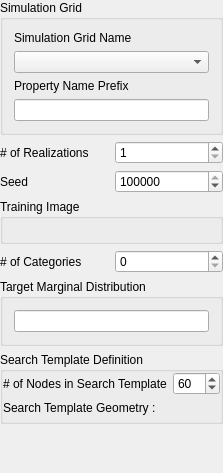
     <widget class="QWidget" name="tab" >
      <attribute name="title" >
       <string>General</string>
      </attribute>
      <layout class="QVBoxLayout" >
       <property name="margin" >
        <number>0</number>
       </property>
       <property name="spacing" >
        <number>6</number>
       </property>
       <item>
        <widget class="QGroupBox" name="SimulationGrid" >
         <property name="maximumSize" >
          <size>
           <width>32767</width>
           <height>32767</height>
          </size>
         </property>
         <property name="title" >
          <string>Simulation Grid</string>
         </property>
         <layout class="QVBoxLayout" >
          <property name="margin" >
           <number>11</number>
          </property>
          <property name="spacing" >
           <number>6</number>
          </property>
          <item>
           <widget class="QLabel" name="TextLabel1" >
            <property name="text" >
             <string>Simulation Grid Name</string>
            </property>
            <property name="wordWrap" >
             <bool>false</bool>
            </property>
           </widget>
          </item>
          <item>
           <widget class="GridSelector" name="GridSelector_Sim" >
            <property name="toolTip" >
             <string>grid on which to perform the simulation</string>
            </property>
           </widget>
          </item>
          <item>
           <widget class="QLabel" name="TextLabel2" >
            <property name="text" >
             <string>Property Name Prefix</string>
            </property>
            <property name="wordWrap" >
             <bool>false</bool>
            </property>
           </widget>
          </item>
          <item>
           <widget class="QLineEdit" name="Property_Name_Sim" >
            <property name="maximumSize" >
             <size>
              <width>32767</width>
              <height>32767</height>
             </size>
            </property>
           </widget>
          </item>
         </layout>
        </widget>
       </item>
       <item>
        <layout class="QHBoxLayout" >
         <property name="margin" >
          <number>0</number>
         </property>
         <property name="spacing" >
          <number>6</number>
         </property>
         <item>
          <widget class="QLabel" name="TextLabel2_2_2_2" >
           <property name="text" >
            <string># of Realizations</string>
           </property>
           <property name="wordWrap" >
            <bool>false</bool>
           </property>
          </widget>
         </item>
         <item>
          <widget class="QSpinBox" name="Nb_Realizations" >
           <property name="maximum" >
            <number>10000</number>
           </property>
           <property name="minimum" >
            <number>1</number>
           </property>
          </widget>
         </item>
        </layout>
       </item>
       <item>
        <layout class="QHBoxLayout" >
         <property name="margin" >
          <number>0</number>
         </property>
         <property name="spacing" >
          <number>6</number>
         </property>
         <item>
          <widget class="QLabel" name="TextLabel2_2_2_2_2" >
           <property name="text" >
            <string>Seed</string>
           </property>
           <property name="wordWrap" >
            <bool>false</bool>
           </property>
          </widget>
         </item>
         <item>
          <widget class="QSpinBox" name="Seed" >
           <property name="maximum" >
            <number>99999999</number>
           </property>
           <property name="value" >
            <number>211175</number>
           </property>
          </widget>
         </item>
        </layout>
       </item>
       <item>
        <widget class="QGroupBox" name="SimulationGrid_2" >
         <property name="maximumSize" >
          <size>
           <width>32767</width>
           <height>160</height>
          </size>
         </property>
         <property name="title" >
          <string>Training Image</string>
         </property>
         <layout class="QHBoxLayout" >
          <property name="margin" >
           <number>11</number>
          </property>
          <property name="spacing" >
           <number>6</number>
          </property>
          <item>
           <widget class="PropertySelector" name="PropertySelector_Training" />
          </item>
         </layout>
        </widget>
       </item>
       <item>
        <layout class="QHBoxLayout" >
         <property name="margin" >
          <number>0</number>
         </property>
         <property name="spacing" >
          <number>6</number>
         </property>
         <item>
          <widget class="QLabel" name="TextLabel2_2_2_2_3" >
           <property name="text" >
            <string># of Categories</string>
           </property>
           <property name="wordWrap" >
            <bool>false</bool>
           </property>
          </widget>
         </item>
         <item>
          <widget class="QSpinBox" name="Nb_Facies" >
           <property name="maximum" >
            <number>10</number>
           </property>
          </widget>
         </item>
        </layout>
       </item>
       <item>
        <widget class="QGroupBox" name="GroupBox4" >
         <property name="title" >
          <string>Target Marginal Distribution</string>
         </property>
         <layout class="QHBoxLayout" >
          <property name="margin" >
           <number>11</number>
          </property>
          <property name="spacing" >
           <number>6</number>
          </property>
          <item>
           <widget class="QLineEdit" name="Marginal_Cdf" >
            <property name="toolTip" >
             <string>enter values separated by a space</string>
            </property>
           </widget>
          </item>
         </layout>
        </widget>
       </item>
       <item>
        <widget class="QGroupBox" name="groupBox6" >
         <property name="title" >
          <string>Search Template Definition</string>
         </property>
         <layout class="QGridLayout" >
          <property name="margin" >
           <number>0</number>
          </property>
          <property name="spacing" >
           <number>6</number>
          </property>
          <item row="0" column="0" >
           <layout class="QHBoxLayout" >
            <property name="margin" >
             <number>0</number>
            </property>
            <property name="spacing" >
             <number>6</number>
            </property>
            <item>
             <widget class="QLabel" name="textLabel1" >
              <property name="text" >
               <string># of Nodes in Search Template</string>
              </property>
              <property name="wordWrap" >
               <bool>false</bool>
              </property>
             </widget>
            </item>
            <item>
             <widget class="QSpinBox" name="Max_Cond" >
              <property name="maximum" >
               <number>400</number>
              </property>
              <property name="minimum" >
               <number>1</number>
              </property>
              <property name="value" >
               <number>60</number>
              </property>
             </widget>
            </item>
           </layout>
          </item>
          <item row="1" column="0" >
           <widget class="QLabel" name="textLabel1_6" >
            <property name="text" >
             <string>Search Template Geometry :</string>
            </property>
            <property name="alignment" >
             <set>Qt::AlignVCenter</set>
            </property>
            <property name="wordWrap" >
             <bool>true</bool>
            </property>
           </widget>
          </item>
          <item row="2" column="0" >
           <widget class="EllipsoidInput" name="Search_Ellipsoid" />
          </item>
         </layout>
        </widget>
       </item>
       <item>
        <spacer>
         <property name="orientation" >
          <enum>Qt::Vertical</enum>
         </property>
         <property name="sizeType" >
          <enum>QSizePolicy::Expanding</enum>
         </property>
         <property name="sizeHint" >
          <size>
           <width>16</width>
           <height>49</height>
          </size>
         </property>
        </spacer>
       </item>
      </layout>
     </widget>
